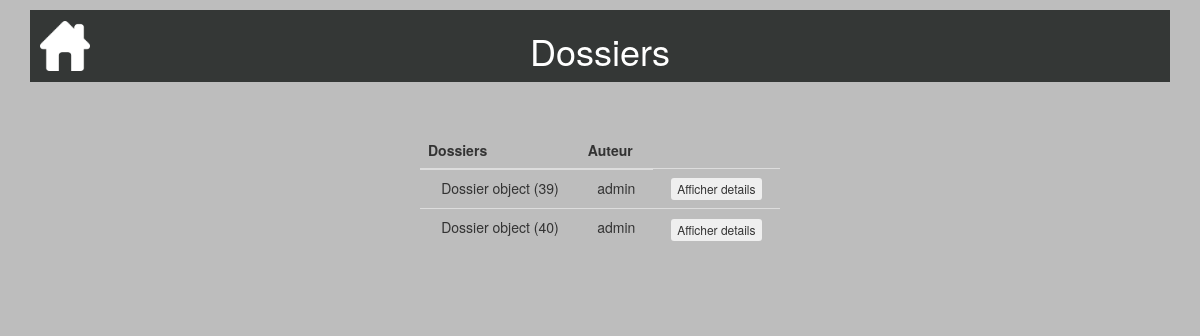
/consultertouslesdossiers/ (signed in), run on an earlier commit of the app's database.
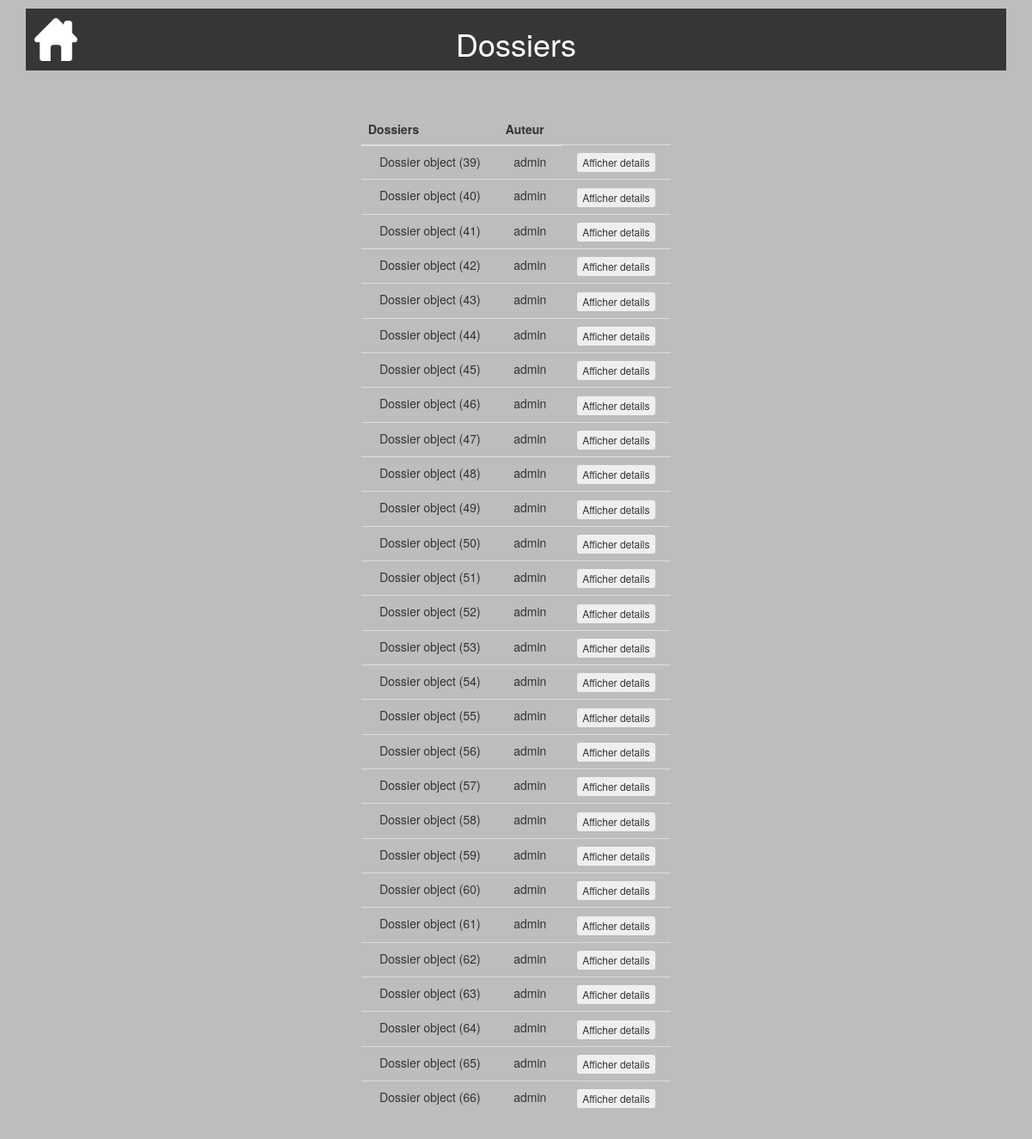
And on a later commit of the database.
### calculdej/models.py (models this page shows, shortened)
class Dossier(models.Model):
    date = models.DateTimeField(default=timezone.now, blank=True, verbose_name="Date création")
    auteur = models.ForeignKey(settings.AUTH_USER_MODEL, on_delete=models.CASCADE)
    imc = models.DecimalField(default=0.00,max_digits=5, decimal_places=2)
    age = models.IntegerField(default=0)
    de = models.DecimalField(default=0.00,max_digits=5, decimal_places=2)
    sexe = models.CharField(default="",max_length=1)
    dernier = models.BooleanField(default=True)

### consultertouslesdossiers/views.py (the view, shortened to what this page needs)
# urls.py: url('consultertouslesdossiers/', include('consultertouslesdossiers.urls')),
@login_required
@user_passes_test(check_user)
def consultertouslesdossiers(request):
    dossiers = Dossier.objects.all()
    return render(request, 'consultertouslesdossiers/consultertouslesdossiers.html', locals())

### consultertouslesdossiers/views.py (called while the page is built)
def check_user(user):
    if user.is_authenticated:
        username = user.get_username()
    return username=='admin'

### consultertouslesdossiers/templates/consultertouslesdossiers/consultertouslesdossiers.html (shortened to what this page needs)
{% extends "base.html" %}
{% block header %}<h1>Dossiers</h1>{% endblock %}
{% block content %}
<table class="table">
  <thead>
       <tr>
           <th>Dossiers</th>
           <th>Auteur</th>
       </tr>
   </thead>
   <tbody>
       {% for d in dossiers %}
       <tr>
           <td>{{ d }}</td>
           <td>{{ d.auteur }}</td>
           <td>
             <form method="post">
                 <button onclick="details()" class="btn btn-xs" type="submit" name="btnaffdetails" value="{{d.id}}">Afficher details</button>
             </form>
          </td>
       </tr>
      {%endfor%}
    </tbody>
</table>
{% endblock %}

What changed in the data, as far as the page shows it:
added Dossier: id "Dossier object (41)", auteur "admin"
added Dossier: id "Dossier object (42)", auteur "admin"
added Dossier: id "Dossier object (43)", auteur "admin"
added Dossier: id "Dossier object (44)", auteur "admin"
added Dossier: id "Dossier object (45)", auteur "admin"
added Dossier: id "Dossier object (46)", auteur "admin"
added Dossier: id "Dossier object (47)", auteur "admin"
added Dossier: id "Dossier object (48)", auteur "admin"
added Dossier: id "Dossier object (49)", auteur "admin"
added Dossier: id "Dossier object (50)", auteur "admin"
added Dossier: id "Dossier object (51)", auteur "admin"
added Dossier: id "Dossier object (52)", auteur "admin"
added Dossier: id "Dossier object (53)", auteur "admin"
added Dossier: id "Dossier object (54)", auteur "admin"
added Dossier: id "Dossier object (55)", auteur "admin"
added Dossier: id "Dossier object (56)", auteur "admin"
added Dossier: id "Dossier object (57)", auteur "admin"
added Dossier: id "Dossier object (58)", auteur "admin"
added Dossier: id "Dossier object (59)", auteur "admin"
added Dossier: id "Dossier object (60)", auteur "admin"
added Dossier: id "Dossier object (61)", auteur "admin"
added Dossier: id "Dossier object (62)", auteur "admin"
added Dossier: id "Dossier object (63)", auteur "admin"
added Dossier: id "Dossier object (64)", auteur "admin"
added Dossier: id "Dossier object (65)", auteur "admin"
added Dossier: id "Dossier object (66)", auteur "admin"
